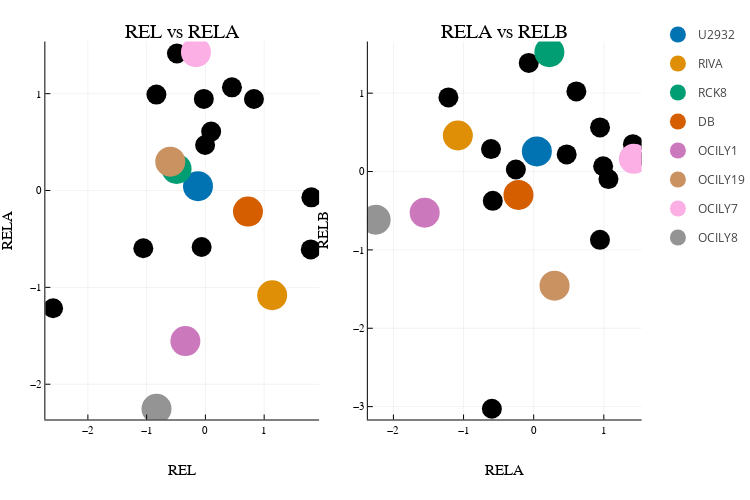

The cell this chart's notebook holds for it:
### Markdown cell above
Let's plot some overall histograms and highlight a few of our favourite lines.

### Code cell
#linesToHighlight=["U2932","SUDHL10","TMD8","RIVA","RCK8"]
linesToHighlight=["U2932","RIVA","RCK8","DB","OCILY1","OCILY19","OCILY7","OCILY8"]

#pairsToPlot=[[6,1],[6,3],[8,1],[8,3],[9,1],[9,3]]
pairsToPlot=[[7,8],[8,9]]

# plotList = repeat([plot(1)], length(genesOfInterest))
histList=repeat([plot(1)], length(pairsToPlot))

# for i in 1:length(genesOfInterest)
#     thisHist=histogram(Vector(cellLineDF[i,2:end]),title=cellLineDF[i,1],legend=false,bins=:rice,color=colorArray[1],linewidth=2)
#     for lineIndex in 1:length(linesToHighlight)
#         thisLineIndex=findall(names(cellLineDF).==linesToHighlight[lineIndex])[1]
#         plot!(thisHist,[cellLineDF[i,thisLineIndex],cellLineDF[i,thisLineIndex]],[0,20],linewidth=5,color=colorArray[lineIndex],hover=linesToHighlight[lineIndex],dpi=300,size=(500,500))

#     end 
#     plotList[i]=thisHist
# end
for pairIndex in 1:length(pairsToPlot)
    thisHist=scatter(Vector(cellLineDF[pairsToPlot[pairIndex][1],2:end]),Vector(cellLineDF[pairsToPlot[pairIndex][2],2:end]),title=cellLineDF[pairsToPlot[pairIndex][1],1]*" vs "*cellLineDF[pairsToPlot[pairIndex][2],1],xlabel=cellLineDF[pairsToPlot[pairIndex][1],1],ylabel=cellLineDF[pairsToPlot[pairIndex][2],1],label=false,color=:black,hover = names(cellLineDF)[2:end],markerstrokewidth=0,markersize=10,dpi=300,size=(500,500))
    histList[pairIndex]=thisHist
    for lineIndex in 1:length(linesToHighlight)
        thisLineIndex=findall(names(cellLineDF).==linesToHighlight[lineIndex])[1]
        if pairIndex==1
            scatter!(Vector([cellLineDF[pairsToPlot[pairIndex][1],thisLineIndex]]),Vector([cellLineDF[pairsToPlot[pairIndex][2],thisLineIndex]]),color=colorArray[lineIndex],markersize=15,label=linesToHighlight[lineIndex],markerstrokewidth=0)
        else
            scatter!(Vector([cellLineDF[pairsToPlot[pairIndex][1],thisLineIndex]]),Vector([cellLineDF[pairsToPlot[pairIndex][2],thisLineIndex]]),color=colorArray[lineIndex],markersize=15,label=false,markerstrokewidth=0)
        end
    end 
end
#display(plot(plotList...,size=(1500,800)))
plot(histList...,left_margin = 5mm,bottom_margin=10mm,size=(750,500))

### Figure 1 — Plotly figure (JSON) as saved in the notebook; plotly's stock layout.template omitted (floating-point values rounded to 4 significant figures)
{"data": [{"colorbar": {"title": ""}, "hoverinfo": "text", "legendgroup": "", "marker": {"color": "rgba(0, 0, 0, 1.000)", "line": {"color": "rgba(0, 0, 0, 1.000)", "width": 0}, "size": 20, "symbol": "circle"}, "mode": "markers", "name": "", "showlegend": false, "text": ["DB", "DOHH2", "FARAGE", "HBL1", "KARPAS422", "OCILY1", "OCILY18", "OCILY19", "OCILY7", "OCILY8", "RCK8", "RIVA", "SUDHL10", "SUDHL16", "SUDHL2", "SUDHL4", "SUDHL6", "TMD8", "TOLEDO", "U2932", "WSU_DLCL2"], "type": "scatter", "x": [0.7244, -0.8337, 1.803, -0.00498, -1.056, -0.3408, 0.8264, -0.5976, -0.1612, -0.8317, -0.4911, 1.136, -0.4843, -0.06423, 0.09798, 1.793, 0.7782, -0.02685, -2.592, -0.1262, 0.4517], "xaxis": "x1", "y": [-0.2173, 0.9902, -0.07023, 0.4702, -0.596, -1.554, 0.9449, 0.2975, 1.428, -2.254, 0.2235, -1.081, 1.415, -0.5831, 0.6084, -0.6082, -0.2541, 0.9456, -1.216, 0.04517, 1.066], "yaxis": "y1", "zmax": null, "zmin": null}, {"colorbar": {"title": ""}, "legendgroup": "U2932", "marker": {"color": "rgba(1, 115, 178, 1.000)", "line": {"color": "rgba(0, 0, 0, 1.000)", "width": 0}, "size": 30, "symbol": "circle"}, "mode": "markers", "name": "U2932", "showlegend": true, "type": "scatter", "x": [-0.1262], "xaxis": "x1", "y": [0.04517], "yaxis": "y1", "zmax": null, "zmin": null}, {"colorbar": {"title": ""}, "legendgroup": "RIVA", "marker": {"color": "rgba(222, 143, 5, 1.000)", "line": {"color": "rgba(0, 0, 0, 1.000)", "width": 0}, "size": 30, "symbol": "circle"}, "mode": "markers", "name": "RIVA", "showlegend": true, "type": "scatter", "x": [1.136], "xaxis": "x1", "y": [-1.081], "yaxis": "y1", "zmax": null, "zmin": null}, {"colorbar": {"title": ""}, "legendgroup": "RCK8", "marker": {"color": "rgba(2, 158, 115, 1.000)", "line": {"color": "rgba(0, 0, 0, 1.000)", "width": 0}, "size": 30, "symbol": "circle"}, "mode": "markers", "name": "RCK8", "showlegend": true, "type": "scatter", "x": [-0.4911], "xaxis": "x1", "y": [0.2235], "yaxis": "y1", "zmax": null, "zmin": null}, {"colorbar": {"title": ""}, "legendgroup": "DB", "marker": {"color": "rgba(213, 94, 0, 1.000)", "line": {"color": "rgba(0, 0, 0, 1.000)", "width": 0}, "size": 30, "symbol": "circle"}, "mode": "markers", "name": "DB", "showlegend": true, "type": "scatter", "x": [0.7244], "xaxis": "x1", "y": [-0.2173], "yaxis": "y1", "zmax": null, "zmin": null}, {"colorbar": {"title": ""}, "legendgroup": "OCILY1", "marker": {"color": "rgba(204, 120, 188, 1.000)", "line": {"color": "rgba(0, 0, 0, 1.000)", "width": 0}, "size": 30, "symbol": "circle"}, "mode": "markers", "name": "OCILY1", "showlegend": true, "type": "scatter", "x": [-0.3408], "xaxis": "x1", "y": [-1.554], "yaxis": "y1", "zmax": null, "zmin": null}, {"colorbar": {"title": ""}, "legendgroup": "OCILY19", "marker": {"color": "rgba(202, 145, 97, 1.000)", "line": {"color": "rgba(0, 0, 0, 1.000)", "width": 0}, "size": 30, "symbol": "circle"}, "mode": "markers", "name": "OCILY19", "showlegend": true, "type": "scatter", "x": [-0.5976], "xaxis": "x1", "y": [0.2975], "yaxis": "y1", "zmax": null, "zmin": null}, {"colorbar": {"title": ""}, "legendgroup": "OCILY7", "marker": {"color": "rgba(251, 175, 228, 1.000)", "line": {"color": "rgba(0, 0, 0, 1.000)", "width": 0}, "size": 30, "symbol": "circle"}, "mode": "markers", "name": "OCILY7", "showlegend": true, "type": "scatter", "x": [-0.1612], "xaxis": "x1", "y": [1.428], "yaxis": "y1", "zmax": null, "zmin": null}, {"colorbar": {"title": ""}, "legendgroup": "OCILY8", "marker": {"color": "rgba(148, 148, 148, 1.000)", "line": {"color": "rgba(0, 0, 0, 1.000)", "width": 0}, "size": 30, "symbol": "circle"}, "mode": "markers", "name": "OCILY8", "showlegend": true, "type": "scatter", "x": [-0.8317], "xaxis": "x1", "y": [-2.254], "yaxis": "y1", "zmax": null, "zmin": null}, {"colorbar": {"title": ""}, "hoverinfo": "text", "legendgroup": "", "marker": {"color": "rgba(0, 0, 0, 1.000)", "line": {"color": "rgba(0, 0, 0, 1.000)", "width": 0}, "size": 20, "symbol": "circle"}, "mode": "markers", "name": "", "showlegend": false, "text": ["DB", "DOHH2", "FARAGE", "HBL1", "KARPAS422", "OCILY1", "OCILY18", "OCILY19", "OCILY7", "OCILY8", "RCK8", "RIVA", "SUDHL10", "SUDHL16", "SUDHL2", "SUDHL4", "SUDHL6", "TMD8", "TOLEDO", "U2932", "WSU_DLCL2"], "type": "scatter", "x": [-0.2173, 0.9902, -0.07023, 0.4702, -0.596, -1.554, 0.9449, 0.2975, 1.428, -2.254, 0.2235, -1.081, 1.415, -0.5831, 0.6084, -0.6082, -0.2541, 0.9456, -1.216, 0.04517, 1.066], "xaxis": "x2", "y": [-0.2988, 0.06668, 1.386, 0.2184, -3.028, -0.5248, -0.8715, -1.457, 0.1617, -0.6146, 1.523, 0.4598, 0.3492, -0.374, 1.023, 0.2861, 0.02636, 0.5627, 0.9459, 0.2568, -0.09623], "yaxis": "y2", "zmax": null, "zmin": null}, {"colorbar": {"title": ""}, "legendgroup": "", "marker": {"color": "rgba(1, 115, 178, 1.000)", "line": {"color": "rgba(0, 0, 0, 1.000)", "width": 0}, "size": 30, "symbol": "circle"}, "mode": "markers", "name": "", "showlegend": false, "type": "scatter", "x": [0.04517], "xaxis": "x2", "y": [0.2568], "yaxis": "y2", "zmax": null, "zmin": null}, {"colorbar": {"title": ""}, "legendgroup": "", "marker": {"color": "rgba(222, 143, 5, 1.000)", "line": {"color": "rgba(0, 0, 0, 1.000)", "width": 0}, "size": 30, "symbol": "circle"}, "mode": "markers", "name": "", "showlegend": false, "type": "scatter", "x": [-1.081], "xaxis": "x2", "y": [0.4598], "yaxis": "y2", "zmax": null, "zmin": null}, {"colorbar": {"title": ""}, "legendgroup": "", "marker": {"color": "rgba(2, 158, 115, 1.000)", "line": {"color": "rgba(0, 0, 0, 1.000)", "width": 0}, "size": 30, "symbol": "circle"}, "mode": "markers", "name": "", "showlegend": false, "type": "scatter", "x": [0.2235], "xaxis": "x2", "y": [1.523], "yaxis": "y2", "zmax": null, "zmin": null}, {"colorbar": {"title": ""}, "legendgroup": "", "marker": {"color": "rgba(213, 94, 0, 1.000)", "line": {"color": "rgba(0, 0, 0, 1.000)", "width": 0}, "size": 30, "symbol": "circle"}, "mode": "markers", "name": "", "showlegend": false, "type": "scatter", "x": [-0.2173], "xaxis": "x2", "y": [-0.2988], "yaxis": "y2", "zmax": null, "zmin": null}, {"colorbar": {"title": ""}, "legendgroup": "", "marker": {"color": "rgba(204, 120, 188, 1.000)", "line": {"color": "rgba(0, 0, 0, 1.000)", "width": 0}, "size": 30, "symbol": "circle"}, "mode": "markers", "name": "", "showlegend": false, "type": "scatter", "x": [-1.554], "xaxis": "x2", "y": [-0.5248], "yaxis": "y2", "zmax": null, "zmin": null}, {"colorbar": {"title": ""}, "legendgroup": "", "marker": {"color": "rgba(202, 145, 97, 1.000)", "line": {"color": "rgba(0, 0, 0, 1.000)", "width": 0}, "size": 30, "symbol": "circle"}, "mode": "markers", "name": "", "showlegend": false, "type": "scatter", "x": [0.2975], "xaxis": "x2", "y": [-1.457], "yaxis": "y2", "zmax": null, "zmin": null}, {"colorbar": {"title": ""}, "legendgroup": "", "marker": {"color": "rgba(251, 175, 228, 1.000)", "line": {"color": "rgba(0, 0, 0, 1.000)", "width": 0}, "size": 30, "symbol": "circle"}, "mode": "markers", "name": "", "showlegend": false, "type": "scatter", "x": [1.428], "xaxis": "x2", "y": [0.1617], "yaxis": "y2", "zmax": null, "zmin": null}, {"colorbar": {"title": ""}, "legendgroup": "", "marker": {"color": "rgba(148, 148, 148, 1.000)", "line": {"color": "rgba(0, 0, 0, 1.000)", "width": 0}, "size": 30, "symbol": "circle"}, "mode": "markers", "name": "", "showlegend": false, "type": "scatter", "x": [-2.254], "xaxis": "x2", "y": [-0.6146], "yaxis": "y2", "zmax": null, "zmin": null}], "layout": {"annotations": [{"font": {"color": "rgba(0, 0, 0, 1.000)", "family": "sans-serif", "size": 20}, "rotation": 0, "showarrow": false, "text": "REL vs RELA", "x": 0.2825, "xanchor": "center", "xref": "paper", "y": 1, "yanchor": "top", "yref": "paper"}, {"font": {"color": "rgba(0, 0, 0, 1.000)", "family": "sans-serif", "size": 20}, "rotation": 0, "showarrow": false, "text": "RELA vs RELB", "x": 0.7825, "xanchor": "center", "xref": "paper", "y": 1, "yanchor": "top", "yref": "paper"}], "height": 500, "legend_position": {"bgcolor": "rgba(255, 255, 255, 1.000)", "bordercolor": "rgba(0, 0, 0, 1.000)", "borderwidth": 1, "font": {"color": "rgba(0, 0, 0, 1.000)", "family": "sans-serif", "size": 11}, "title": {"font": {"color": "rgba(0, 0, 0, 1.000)", "family": "sans-serif", "size": 15}, "text": ""}, "tracegroupgap": 0, "traceorder": "normal", "x": 1, "xanchor": "auto", "y": 1, "yanchor": "auto"}, "margin": {"b": 20, "l": 0, "r": 0, "t": 20}, "paper_bgcolor": "rgba(255, 255, 255, 1.000)", "plot_bgcolor": "rgba(255, 255, 255, 1.000)", "showlegend": true, "width": 750, "xaxis1": {"anchor": "y1", "domain": [0.07032, 0.4948], "gridcolor": "rgba(0, 0, 0, 0.100)", "gridwidth": 0.5, "linecolor": "rgba(0, 0, 0, 1.000)", "mirror": false, "range": [-2.724, 1.935], "showgrid": true, "showline": true, "showticklabels": true, "tickangle": 0, "tickcolor": "rgb(0, 0, 0)", "tickfont": {"color": "rgba(0, 0, 0, 1.000)", "family": "sans-serif", "size": 11}, "tickmode": "array", "ticks": "inside", "ticktext": ["−2", "−1", "0", "1"], "tickvals": [-2, -1, 0, 1], "title": "REL", "titlefont": {"color": "rgba(0, 0, 0, 1.000)", "family": "sans-serif", "size": 15}, "type": "-", "visible": true, "zeroline": false, "zerolinecolor": "rgba(0, 0, 0, 1.000)"}, "xaxis2": {"anchor": "y2", "domain": [0.5703, 0.9948], "gridcolor": "rgba(0, 0, 0, 0.100)", "gridwidth": 0.5, "linecolor": "rgba(0, 0, 0, 1.000)", "mirror": false, "range": [-2.364, 1.539], "showgrid": true, "showline": true, "showticklabels": true, "tickangle": 0, "tickcolor": "rgb(0, 0, 0)", "tickfont": {"color": "rgba(0, 0, 0, 1.000)", "family": "sans-serif", "size": 11}, "tickmode": "array", "ticks": "inside", "ticktext": ["−2", "−1", "0", "1"], "tickvals": [-2, -1, 0, 1], "title": "RELA", "titlefont": {"color": "rgba(0, 0, 0, 1.000)", "family": "sans-serif", "size": 15}, "type": "-", "visible": true, "zeroline": false, "zerolinecolor": "rgba(0, 0, 0, 1.000)"}, "yaxis1": {"anchor": "x1", "domain": [0.1315, 0.9532], "gridcolor": "rgba(0, 0, 0, 0.100)", "gridwidth": 0.5, "linecolor": "rgba(0, 0, 0, 1.000)", "mirror": false, "range": [-2.364, 1.539], "showgrid": true, "showline": true, "showticklabels": true, "tickangle": 0, "tickcolor": "rgb(0, 0, 0)", "tickfont": {"color": "rgba(0, 0, 0, 1.000)", "family": "sans-serif", "size": 11}, "tickmode": "array", "ticks": "inside", "ticktext": ["−2", "−1", "0", "1"], "tickvals": [-2, -1, 0, 1], "title": "RELA", "titlefont": {"color": "rgba(0, 0, 0, 1.000)", "family": "sans-serif", "size": 15}, "type": "-", "visible": true, "zeroline": false, "zerolinecolor": "rgba(0, 0, 0, 1.000)"}, "yaxis2": {"anchor": "x2", "domain": [0.1315, 0.9532], "gridcolor": "rgba(0, 0, 0, 0.100)", "gridwidth": 0.5, "linecolor": "rgba(0, 0, 0, 1.000)", "mirror": false, "range": [-3.164, 1.659], "showgrid": true, "showline": true, "showticklabels": true, "tickangle": 0, "tickcolor": "rgb(0, 0, 0)", "tickfont": {"color": "rgba(0, 0, 0, 1.000)", "family": "sans-serif", "size": 11}, "tickmode": "array", "ticks": "inside", "ticktext": ["−3", "−2", "−1", "0", "1"], "tickvals": [-3, -2, -1, 0, 1], "title": "RELB", "titlefont": {"color": "rgba(0, 0, 0, 1.000)", "family": "sans-serif", "size": 15}, "type": "-", "visible": true, "zeroline": false, "zerolinecolor": "rgba(0, 0, 0, 1.000)"}}}
